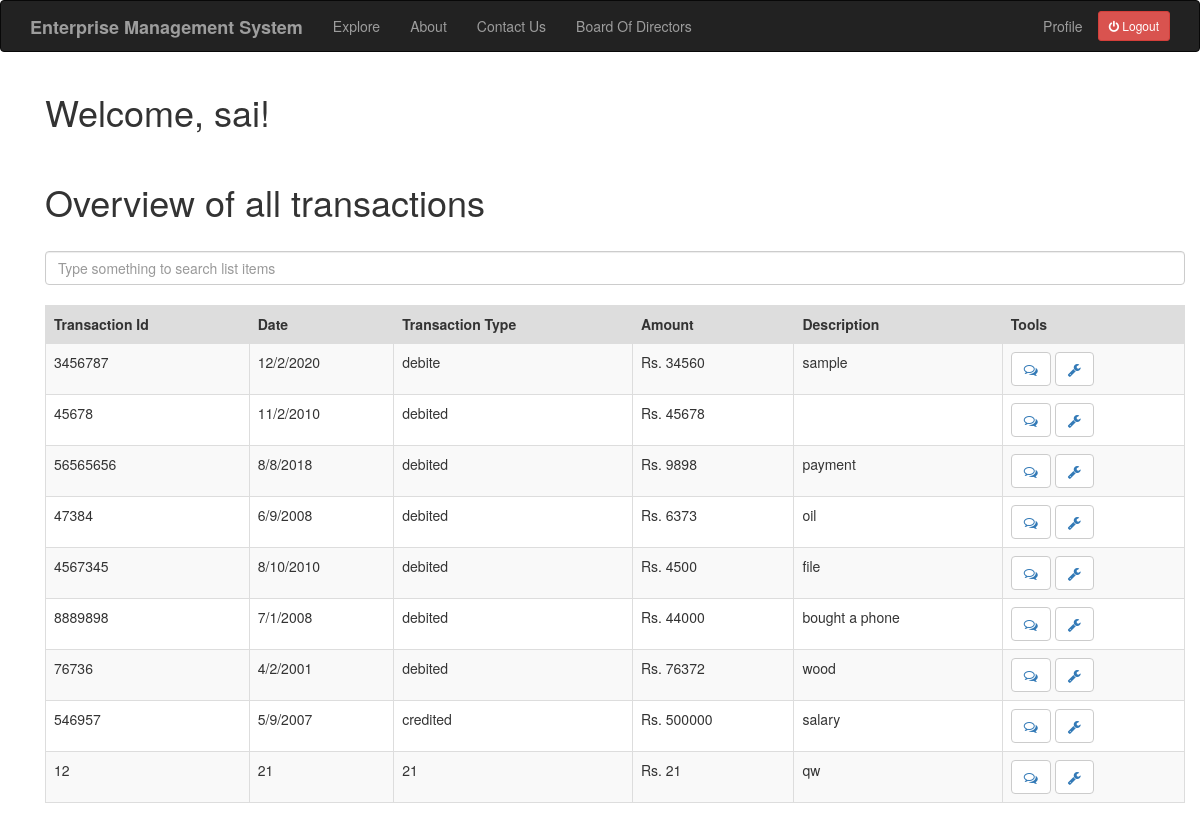
Page /acc_index (signed in) on the committed database.
### app/models.py (models this page shows, shortened)
class User(UserMixin,db.Model):
    id = db.Column(db.Integer,primary_key=True)
    username = db.Column(db.String(64), index=True,unique=True)
    email = db.Column(db.String(120),index=True,unique=True)
    password_hash = db.Column(db.String(128))
    job = db.Column(db.String(64))
    posts = db.relationship('Post',backref='author',lazy='dynamic')
    comment = db.relationship('Comment',backref='comment_by',lazy='dynamic')
    about_me = db.Column(db.String(140))
    last_seen = db.Column(db.DateTime, default=datetime.utcnow)

class Transaction(db.Model):
    id = db.Column(db.Integer,primary_key=True)
    tr_id = db.Column(db.Integer)
    date = db.Column(db.String(64))
    description = db.Column(db.String(140))
    tr_type = db.Column(db.String(64))
    amount = db.Column(db.Integer)
    valid = db.Column(db.Boolean, default=False)
    user_id = db.Column(db.Integer,db.ForeignKey('user.id'))
    comment = db.relationship('Comment',backref='comment_of',lazy='dynamic')
    document = db.relationship('Document',backref='document_of',lazy='dynamic')

### app/routes.py (the view)
@app.route('/acc_index')
@login_required
def acc_index():
    link = 3
    transaction = Transaction.query.filter_by(user_id=link)
    return render_template("acc_index.html", title='HomePage',transaction=transaction)

### app/models.py (called while the page is built)
@login.user_loader
def load_user(id):
    return User.query.get(int(id))

### app/routes.py (called while the page is built)
@app.before_request
def before_request():
    if current_user.is_authenticated:
        current_user.last_seen = datetime.utcnow()
        db.session.commit()

### app/templates/acc_index.html (shortened to what this page needs)
{% extends "base.html" %}
{% block app_content %}
<link rel="stylesheet" href="https://cdnjs.cloudflare.com/ajax/libs/font-awesome/4.7.0/css/font-awesome.min.css">
	<div class="container">
		<h1>Welcome, {{ current_user.username }}!</h1>
		<br>
		<h1>Overview of all transactions</h1>
		<br>
		<input class="form-control mb-4" id="tableSearch" type="text" placeholder="Type something to search list items">
        <br>
        <table class="table table-bordered table-striped" id="keywords">
            <thead>
                <tr style="background-color: #dddddd">
                    <th>Transaction Id</th>
                    <th>Date</th>
                    <th>Transaction Type</th>
                    <th>Amount</th>
                    <th>Description</th>
                    <th>Tools</th>
                </tr>
            </thead>
            <tbody id="myTable">
            {% for po in transaction %}
                <tr>
                    <td>{{ po.tr_id }}</td>
                    <td>{{ po.date }}</td>
                    <td>{{ po.tr_type }}</td>
                    <td>Rs. {{ po.amount }}</td>
                    <td>{{ po.description }}</td>
                    <td> <button type="button" class='btn btn-default'><a href="{{ url_for('add_comment', trans_id = po.id) }}"><i class="fa fa-comments-o" aria-hidden="true"></i></a></button>
                    <button type="button" class="btn btn-default"><a href="{{ url_for('update_status', trans_id = po.id)}}"><i class="fa fa-wrench" aria-hidden="true"></i></a></button>
                    </td>
                </tr>
            {% endfor %}
            </tbody>
        </table>
	</div>
{% endblock %}

### rows in the picture
User: username "sai"
Transaction: tr_id "3456787", date "12/2/2020", tr_type "debite", amount "34560", description "sample"
Transaction: tr_id "45678", date "11/2/2010", tr_type "debited", amount "45678"
Transaction: tr_id "56565656", date "8/8/2018", tr_type "debited", amount "9898", description "payment"
Transaction: tr_id "47384", date "6/9/2008", tr_type "debited", amount "6373", description "oil"
Transaction: tr_id "4567345", date "8/10/2010", tr_type "debited", amount "4500", description "file"
Transaction: tr_id "8889898", date "7/1/2008", tr_type "debited", amount "44000", description "bought a phone"
Transaction: tr_id "76736", date "4/2/2001", tr_type "debited", amount "76372", description "wood"
Transaction: tr_id "546957", date "5/9/2007", tr_type "credited", amount "500000", description "salary"
Transaction: tr_id "12", date "21", tr_type "21", amount "21", description "qw"
